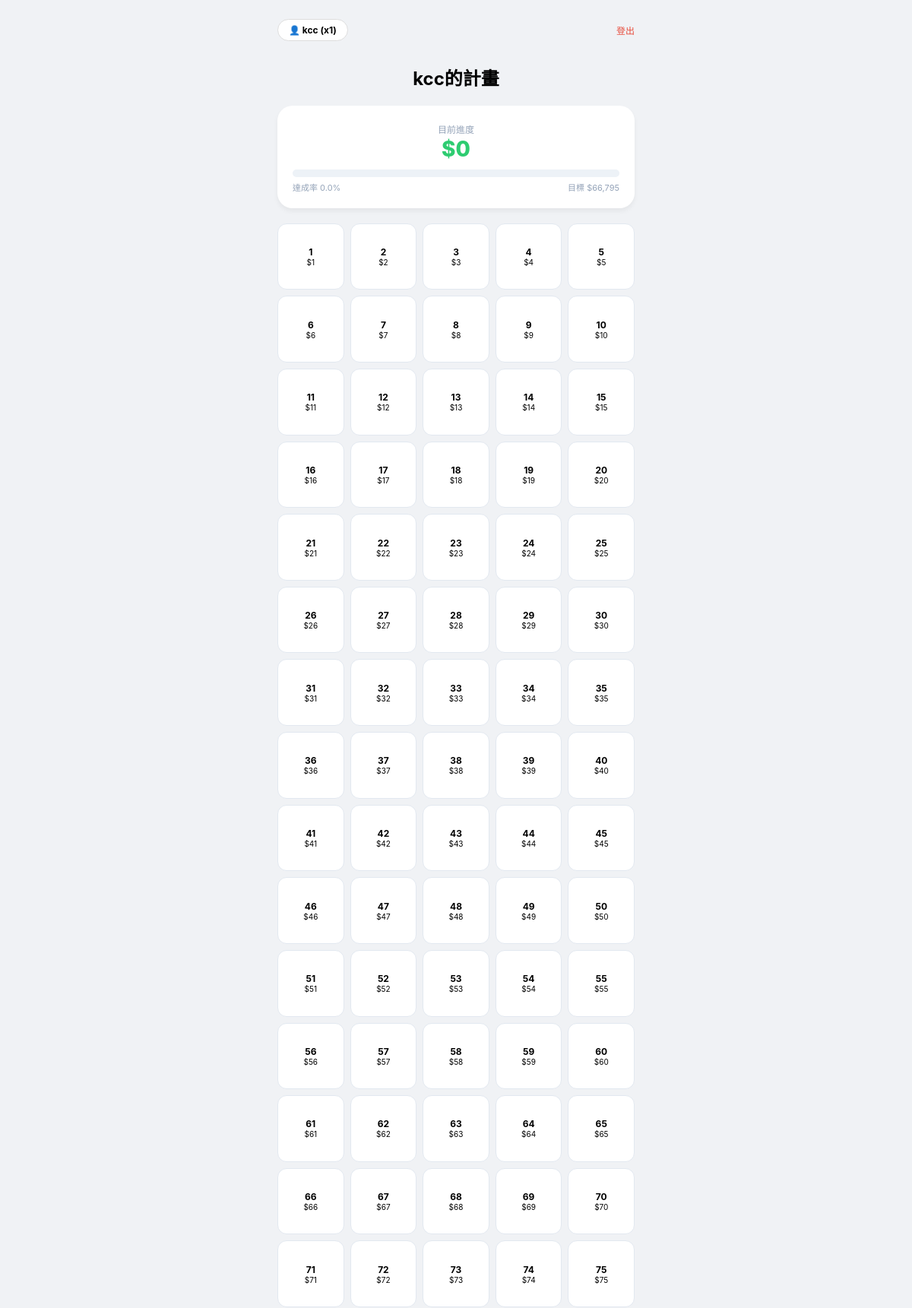
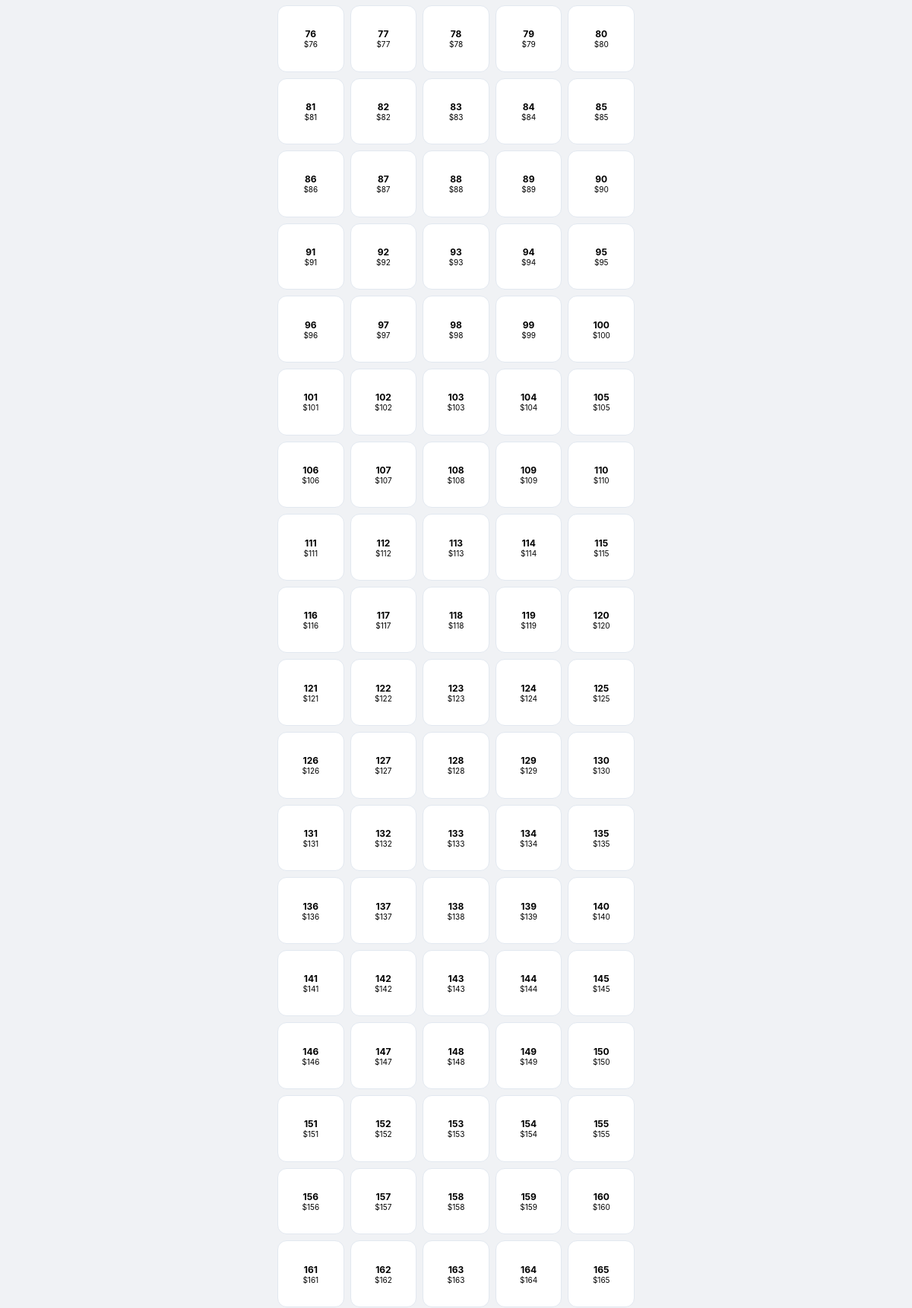
The app's page / (signed in, upper part) with its own data (2 pictures, top to bottom).
### app.py (models this page shows)
class User(db.Model):
    id = db.Column(db.Integer, primary_key=True)
    username = db.Column(db.String(50), unique=True, nullable=False)
    password = db.Column(db.String(255), nullable=False)
    group_uuid = db.Column(db.String(8), db.ForeignKey('group.group_uuid'))
    multiplier = db.Column(db.Integer, default=1)

class Group(db.Model):
    id = db.Column(db.Integer, primary_key=True)
    group_uuid = db.Column(db.String(8), unique=True, nullable=False)
    name = db.Column(db.String(100))

### app.py (the view)
@app.route('/')
def index():
    if 'user_id' not in session: return redirect(url_for('login'))
    curr_user = User.query.get(session['user_id'])
    if not curr_user: return redirect(url_for('logout'))
    group = Group.query.filter_by(group_uuid=curr_user.group_uuid).first()
    my_records = SavingRecord.query.filter_by(user_id=curr_user.id).all()
    saved_days = {r.day_number: {
        'id': r.id, 'amount': r.amount, 'note': (r.note or "").replace("'", "\\'"),
        'date': r.save_date or "", 'photo': r.photo or ""
    } for r in my_records}
    my_current = sum(r.amount for r in my_records)
    my_target = 66795 * curr_user.multiplier
    my_pct = round((my_current / my_target * 100), 1) if my_target > 0 else 0
    return render_template('index.html', user=curr_user, group=group, current=my_current,
                           target=my_target, my_pct=my_pct, saved_days=saved_days,
                           today=datetime.now().strftime('%Y-%m-%d'))

### templates/index.html (shortened to what this page needs)
<!DOCTYPE html>
<html lang="zh-TW">
<head>
    <link rel="stylesheet" href="https://cdnjs.cloudflare.com/ajax/libs/font-awesome/6.0.0/css/all.min.css">
</head>
<body>
    <div class="container">
        <header class="top-nav">
            <div class="user-pill" onclick="openP()">👤 {{ user.username }} (x{{ user.multiplier }})</div>
            <a href="/logout" style="color:var(--danger); text-decoration:none; font-size:12px;">登出</a>
        </header>
        <h2 style="text-align:center;">{{ group.name }}</h2>
        <div class="stats-card">
            <div style="text-align:center;">
                <span style="font-size:12px; color:var(--gray);">目前進度</span>
                <div style="font-size:28px; font-weight:800; color:var(--primary);">${{ "{:,}".format(current) }}</div>
            </div>
            <div class="progress-bar-bg">
            </div>
            <div style="display:flex; justify-content:space-between; font-size:11px; margin-top:5px; color:var(--gray);">
                <span>達成率 {{ my_pct }}%</span>
                <span>目標 ${{ "{:,}".format(target) }}</span>
            </div>
        </div>
        <div class="grid">
            {% for i in range(1, 366) %}
                {% set done = i in saved_days %}
                <div class="day-card {{ 'done' if done else '' }}" onclick="handleBox(this)" data-day="{{ i }}" data-done="{{ '1' if done else '0' }}">
                    <b>{{ i }}</b>
                    <small>${{ i * user.multiplier }}</small>
                </div>
            {% endfor %}
        </div>
    </div>
</body>
</html>

### templates/index.html (style rules this page uses)
:root { --primary: #2ecc71; --bg: #f0f2f5; --danger: #e74c3c; --gray: #94a3b8; }
* { box-sizing: border-box; }
body { margin: 0; background: var(--bg); font-family: -apple-system, sans-serif; }
.container { max-width: 500px; margin: 0 auto; padding: 15px; }
.top-nav { display: flex; justify-content: space-between; align-items: center; padding: 10px 0; }
.user-pill { cursor:pointer; background:#fff; padding:6px 14px; border-radius:20px; border:1px solid #ddd; font-size:12px; font-weight: bold; }
.stats-card { background: #fff; padding: 20px; border-radius: 20px; box-shadow: 0 4px 6px rgba(0,0,0,0.05); margin-bottom: 20px; }
.progress-bar-bg { background: #edf2f7; height: 10px; border-radius: 5px; margin-top: 10px; overflow: hidden; }
.grid { display: grid; grid-template-columns: repeat(5, 1fr); gap: 8px; margin-bottom: 100px; }
.day-card { background: #fff; aspect-ratio: 1/1; border-radius: 12px; display: flex; flex-direction: column; align-items: center; justify-content: center; font-size: 12px; cursor: pointer; border: 1px solid #e2e8f0; position: relative; }

### records on screen
User: username "kcc", multiplier "1", i*user.multiplier "1" "2" "3" "4" "5" "6" "7" "8" "9" "10" "11" "12" "13" "14" "15" "16" "17" "18" "19" "20" "21" "22" "23" "24" "25" "26" "27" "28" "29" "30" "31" "32" "33" "34" "35" "36" "37" "38" "39" "40" "41" "42" "43" "44" "45" "46" "47" "48" "49" "50" "51" "52" "53" "54" "55" "56" "57" "58" "59" "60" "61" "62" "63" "64" "65" "66" "67" "68" "69" "70" "71" "72" "73" "74" "75" "76" "77" "78" "79" "80" "81" "82" "83" "84" "85" "86" "87" "88" "89" "90" "91" "92" "93" "94" "95" "96" "97" "98" "99" "100" "101" "102" "103" "104" "105" "106" "107" "108" "109" "110" "111" "112" "113" "114" "115" "116" "117" "118" "119" "120" "121" "122" "123" "124" "125" "126" "127" "128" "129" "130" "131" "132" "133" "134" "135" "136" "137" "138" "139" "140" "141" "142" "143" "144" "145" "146" "147" "148" "149" "150" "151" "152" "153" "154" "155" "156" "157" "158" "159" "160" "161" "162" "163" "164" "165"
Group: name "kcc的計畫"

### other values on screen
{{ "{:,}".format(current) }} "0"
{{ my_pct }} "0.0"
{{ "{:,}".format(target) }} "66,795"
{{ i }} "1" "2" "3" "4" "5" "6" "7" "8" "9" "10" "11" "12" "13" "14" "15" "16" "17" "18" "19" "20" "21" "22" "23" "24" "25" "26" "27" "28" "29" "30" "31" "32" "33" "34" "35" "36" "37" "38" "39" "40" "41" "42" "43" "44" "45" "46" "47" "48" "49" "50" "51" "52" "53" "54" "55" "56" "57" "58" "59" "60" "61" "62" "63" "64" "65" "66" "67" "68" "69" "70" "71" "72" "73" "74" "75" "76" "77" "78" "79" "80" "81" "82" "83" "84" "85" "86" "87" "88" "89" "90" "91" "92" "93" "94" "95" "96" "97" "98" "99" "100" "101" "102" "103" "104" "105" "106" "107" "108" "109" "110" "111" "112" "113" "114" "115" "116" "117" "118" "119" "120" "121" "122" "123" "124" "125" "126" "127" "128" "129" "130" "131" "132" "133" "134" "135" "136" "137" "138" "139" "140" "141" "142" "143" "144" "145" "146" "147" "148" "149" "150" "151" "152" "153" "154" "155" "156" "157" "158" "159" "160" "161" "162" "163" "164" "165"
